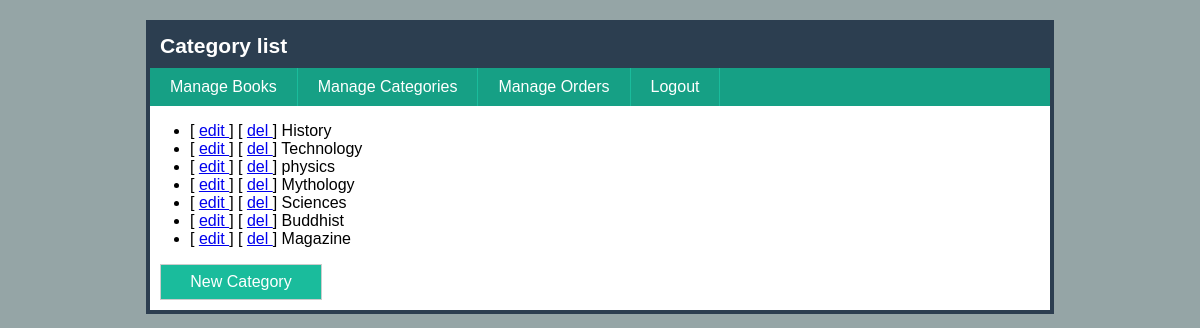
Screenshot of /admin/cat-list.php (signed in) with the database file from the repository.
### tables this page shows
CREATE TABLE `categories` (
  `id` int(11) NOT NULL,
  `name` varchar(255) NOT NULL,
  `remark` text DEFAULT NULL,
  `created_date` date NOT NULL,
  `modified_date` date NOT NULL
);

### admin/cat-list.php (the view, shortened to what this page needs)
<!DOCTYPE html>
<html lang="en">
<head>
     <link rel="stylesheet" href="css/style.css">
</head>
<body>
     <h1> Category list </h1>
     <ul class="menu">
          <li><a href="book-list.php">Manage Books</a></li>
          <li><a href="cat-list.php">Manage Categories</a></li>
          <li><a href="orders.php">Manage Orders</a></li>
          <li><a href="logout.php">Logout</a></li>
     </ul>
     <?php
          include("confs/config.php");
          $result = mysqli_query( $conn, " SELECT * FROM categories");
     ?>
     <ul>
          <?php while( $row = mysqli_fetch_assoc($result)): ?>
               <li title="<?php echo $row['remark'] ?>">
                    [ <a href="cat-edit.php?id=<?php echo $row['id'] ?>"> edit </a> ]
                    [ <a href = "cat-del.php?id=<?php echo $row['id'] ?>" method = "get" class="del" > del </a> ]
                    <?php echo $row['name'] ?>
               </li>
          <?php endwhile; ?>
     </ul>
     <a href="cat-new.php" class="new"> New Category </a>
</body>
</html>

### admin/css/style.css (style rules this page uses)
html { background: #95A5A6; }
body { font-family: Arial, Helvetica, sans-serif; width: 900px; background: #fff; border: 4px solid #2C3E50; margin: 20px auto; }
h1 { padding: 10px; font-size: 21px; background: #2C3E50; margin: 0; color: #fff; }
a.new { display: block; padding: 8px 0; text-align: center; width: 160px; margin: 10px; color: #fff; background: #1ABC9C; border: 1px solid #ccc; text-decoration: none; }
ul.menu { list-style: none; margin: 0; padding: 0; overflow: hidden; background: #16A085; }
ul.menu li { float: left; border-right: 1px solid #1ABC9C; }
ul.menu a { display: block; padding: 10px 20px; text-decoration: none; color: #fff; }

### rows the page displays
categories: name "History"
categories: name "Technology"
categories: name "physics"
categories: name "Mythology"
categories: name "Sciences"
categories: name "Buddhist"
categories: name "Magazine"
